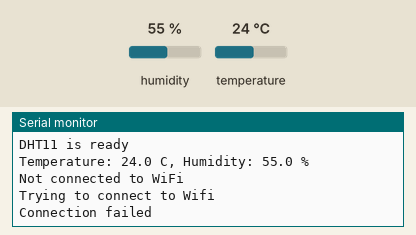
A sketch run on a simulated ESP32. Parts: the last lines printed to the serial monitor. The test bench sets the inputs (shaded band); at power-on: humidity 55 %, temperature 24 °C. WiFi joins after 1.5 s; servers stay silent unless stated; web services answer with replies made up by the test bench.

Above: at 6.2 s.
6.3 s: humidity set to 22 %
At 7.6 s:
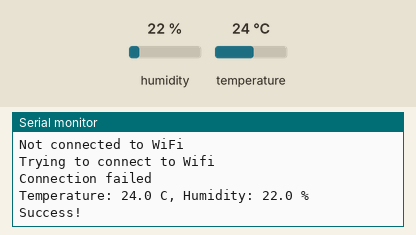
10.9 s: temperature set to 12 °C
At 11.65 s:
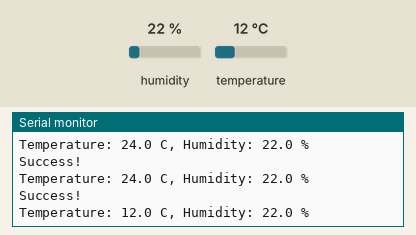
13.7 s: humidity set to 40 %
At 15.2 s:
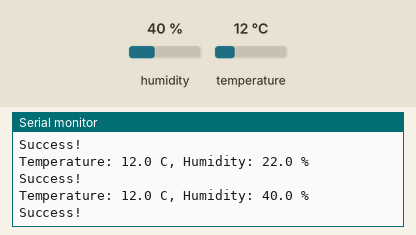
Timing chart, 0 to 16.7 s (numbered marks = the images above; inputs shaded):
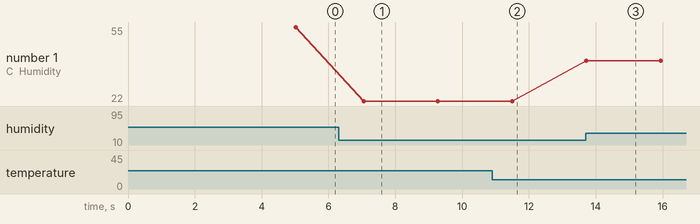

The sketch:

Temperature_and_humidity_monitor.ino
```cpp
#include <DHT.h>

//Wifi
#include <WiFi.h>
#include <HTTPClient.h>
#include <WiFiClientSecure.h>

#define SENSOR_PIN            16
#define SENSOR_TYPE           DHT11
#define SERIAL_BAUD_RATE      115200
#define INITIAL_DELAY_S       5
#define READ_INTERVAL_S       2
#define ERROR_RETRY_DELAY_MS  200

//Callmebot

#define SSID            ""
#define PASSWORD        ""
#define PHONE_NUMBER    ""
#define API_KEY         ""

DHT sensor(SENSOR_PIN, SENSOR_TYPE);

void setup() {
  Serial.begin(SERIAL_BAUD_RATE);
  sensor.begin();

  Serial.println("Preparing DHT11");
  delay(INITIAL_DELAY_S * 1000);
  Serial.println("DHT11 is ready");


}

bool connection(){
      Serial.println("Trying to connect to Wifi");
      WiFi.begin(SSID, PASSWORD);

      int timeout=10;

      if(WiFi.status() == WL_CONNECTED){
        Serial.println("Connected");
        return true;
      }else{
        Serial.println("Connection failed");
        return false;
      }
}

int send_data(float humidity, float temperature){

      String message = "Temperature: " + String(temperature, 1) +" C, Humidity: " + String(humidity, 1) + " %";
      String url= "https://api.callmebot.com/whatsapp.php?phone="+String(PHONE_NUMBER)+"&text="+message+"&apikey="+String(API_KEY);

      WiFiClientSecure client;
      client.setInsecure();
      HTTPClient http;
      http.begin(client, url);

      int httpCode = http.GET();

      if (httpCode == 200){
          Serial.println("Success!");
          http.end();
          return 0;
      } else {
          Serial.print("Error: ");
          http.end();
          return httpCode;
      }
}


void loop() {
  float humidity = sensor.readHumidity();
  float temperature = sensor.readTemperature();

  if (isnan(humidity) || isnan(temperature)) {
    Serial.println("Bad reading - retrying...");
    delay(ERROR_RETRY_DELAY_MS);
  } else {
    Serial.print("Temperature: ");
    Serial.print(temperature, 1);
    Serial.print(" C, Humidity: ");
    Serial.print(humidity, 1);
    Serial.println(" %");
  }


    if (WiFi.status() == WL_CONNECTED) {
    send_data(humidity, temperature);
  } else {
    Serial.println("Not connected to WiFi");
    connection();
  }

  delay(READ_INTERVAL_S * 1000);
  }
```

Measured:
- after the input at 6.3 s, the serial monitor: prints a new line after 0.75 s (image 1)
- after the input at 10.9 s, the serial monitor: prints a new line after 0.60 s (image 2)
- after the input at 13.7 s, the serial monitor: prints a new line at once (image 3)
- plotted number 1: 55 → 22 after the input at 6.3 s, 22 → 40 after the input at 13.7 s
